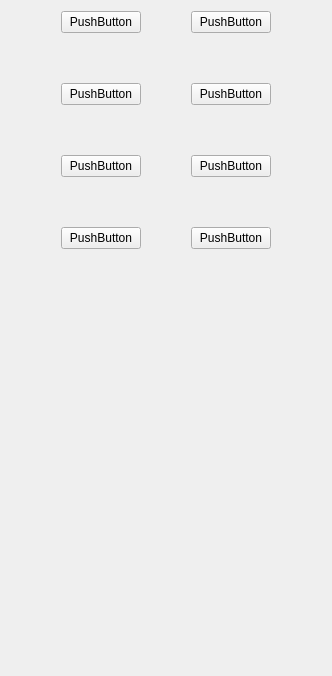
          <widget class="QWidget" name="tab_16">
           <attribute name="title">
            <string>Power Curves</string>
           </attribute>
           <layout class="QVBoxLayout" name="verticalLayout_23">
            <item>
             <layout class="QGridLayout" name="gridLayout_27">
              <property name="leftMargin">
               <number>50</number>
              </property>
              <property name="rightMargin">
               <number>50</number>
              </property>
              <property name="spacing">
               <number>50</number>
              </property>
              <item row="0" column="1">
               <widget class="QPushButton" name="pc1Btn">
                <property name="text">
                 <string>PushButton</string>
                </property>
                <attribute name="buttonGroup">
                 <string notr="true">pcButtonGroup</string>
                </attribute>
               </widget>
              </item>
              <item row="0" column="0">
               <widget class="QPushButton" name="pc0Btn">
                <property name="text">
                 <string>PushButton</string>
                </property>
                <attribute name="buttonGroup">
                 <string notr="true">pcButtonGroup</string>
                </attribute>
               </widget>
              </item>
              <item row="2" column="0">
               <widget class="QPushButton" name="pc4Btn">
                <property name="text">
                 <string>PushButton</string>
                </property>
                <attribute name="buttonGroup">
                 <string notr="true">pcButtonGroup</string>
                </attribute>
               </widget>
              </item>
              <item row="1" column="1">
               <widget class="QPushButton" name="pc3Btn">
                <property name="text">
                 <string>PushButton</string>
                </property>
                <attribute name="buttonGroup">
                 <string notr="true">pcButtonGroup</string>
                </attribute>
               </widget>
              </item>
              <item row="1" column="0">
               <widget class="QPushButton" name="pc2Btn">
                <property name="text">
                 <string>PushButton</string>
                </property>
                <attribute name="buttonGroup">
                 <string notr="true">pcButtonGroup</string>
                </attribute>
               </widget>
              </item>
              <item row="2" column="1">
               <widget class="QPushButton" name="pc5Btn">
                <property name="text">
                 <string>PushButton</string>
                </property>
                <attribute name="buttonGroup">
                 <string notr="true">pcButtonGroup</string>
                </attribute>
               </widget>
              </item>
              <item row="3" column="0">
               <widget class="QPushButton" name="pc6Btn">
                <property name="text">
                 <string>PushButton</string>
                </property>
                <attribute name="buttonGroup">
                 <string notr="true">pcButtonGroup</string>
                </attribute>
               </widget>
              </item>
              <item row="3" column="1">
               <widget class="QPushButton" name="pc7Btn">
                <property name="text">
                 <string>PushButton</string>
                </property>
                <attribute name="buttonGroup">
                 <string notr="true">pcButtonGroup</string>
                </attribute>
               </widget>
              </item>
             </layout>
            </item>
            <item>
             <spacer name="verticalSpacer_17">
              <property name="orientation">
               <enum>Qt::Vertical</enum>
              </property>
              <property name="sizeHint" stdset="0">
               <size>
                <width>20</width>
                <height>416</height>
               </size>
              </property>
             </spacer>
            </item>
           </layout>
          </widget>
